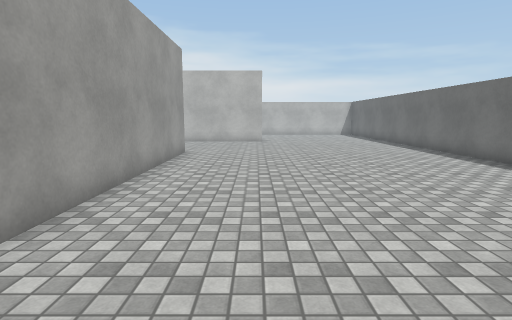
[1] (above)

20 first-person views from a walk through a 3-D level made in the Unity game engine. The camera is 1.4 m above the floor, tilts 8° down and sees 80° across. The floor is counted in squares, 1 m on a side. Each view is taken from the middle of a square. On the plan, view 1 faces up. The plan holds only what a view shows up to about 14 squares ahead; the rest is blank. The player character is not drawn. Surface patterns are stand-ins for the level's own textures.

[2]
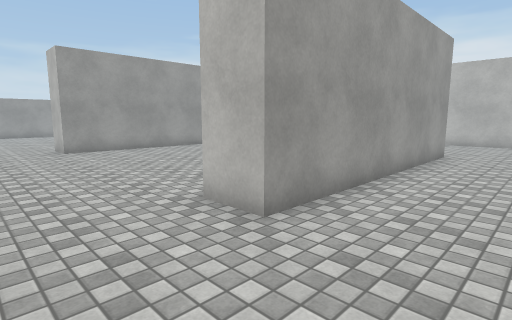

[3]
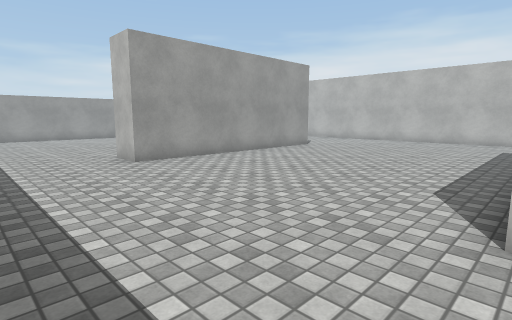

[4]
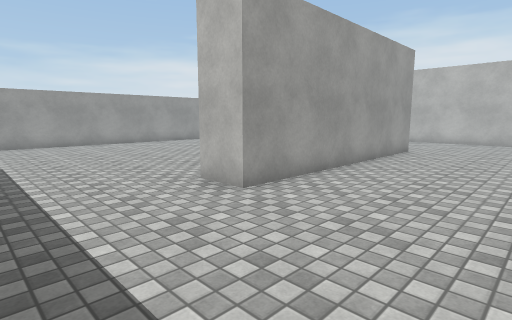

[5]
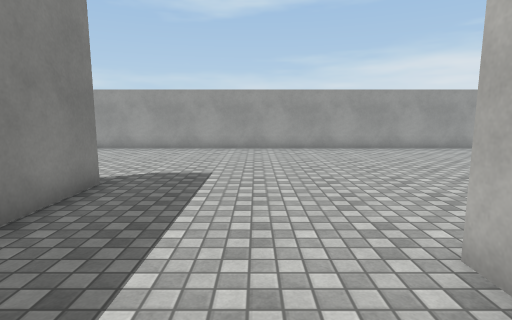

[6]
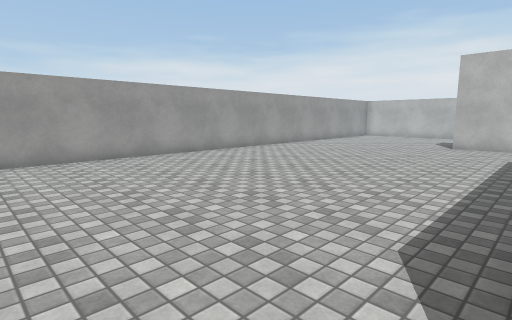

[7]
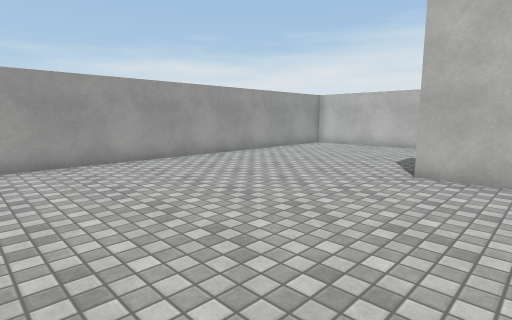

[8]
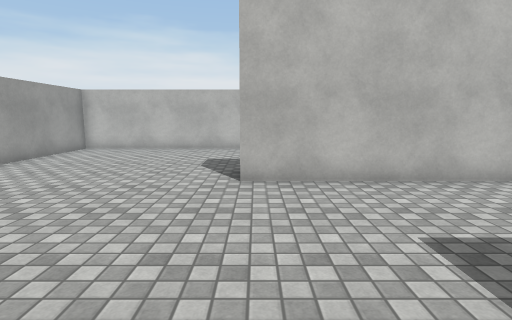

[9]
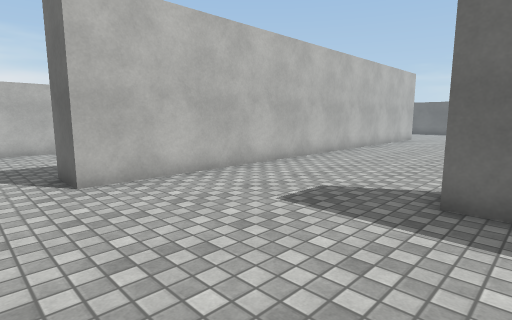

[10]
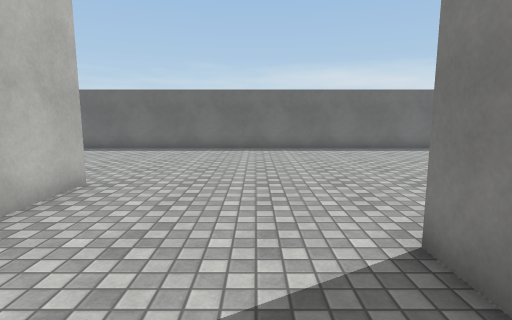

[11]
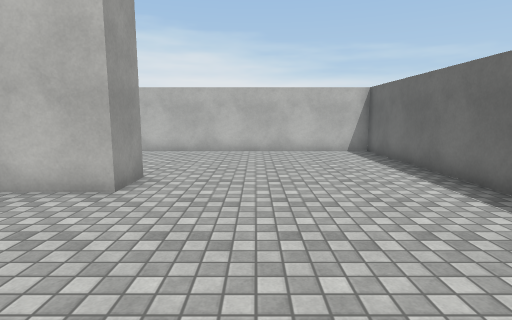

[12]
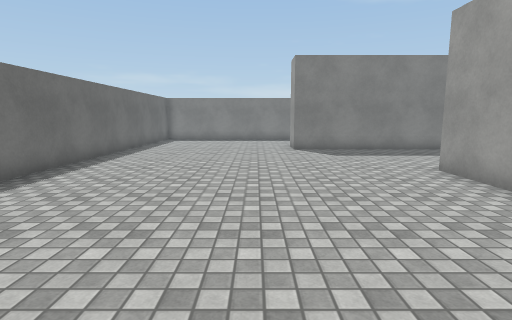

[13]
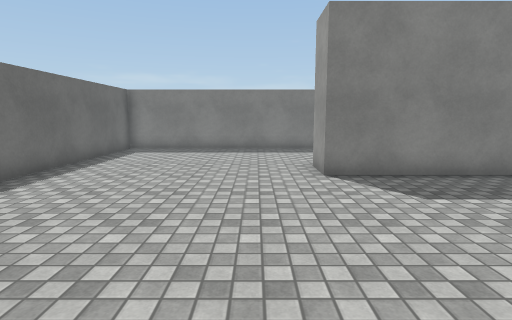

[14]
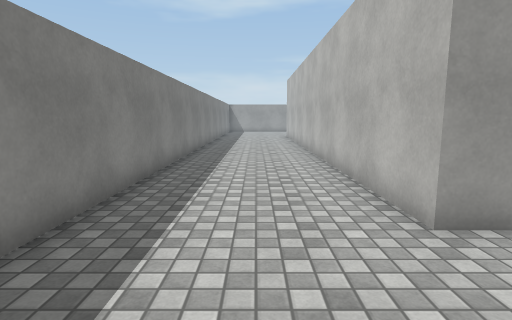

[15]
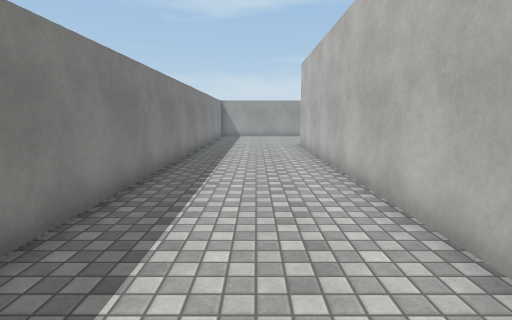

[16]
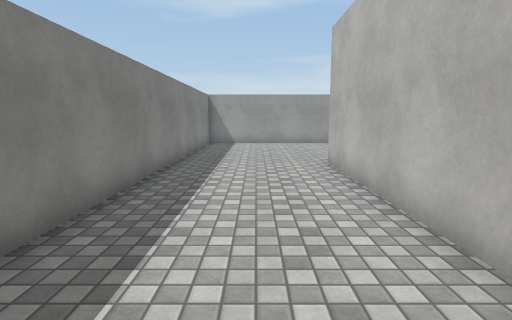

[17]
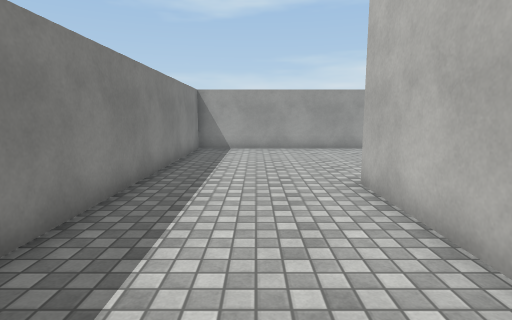

[18]
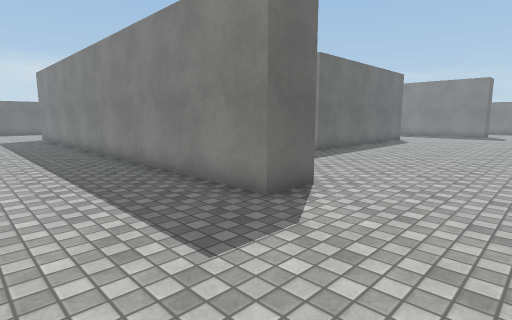

[19]
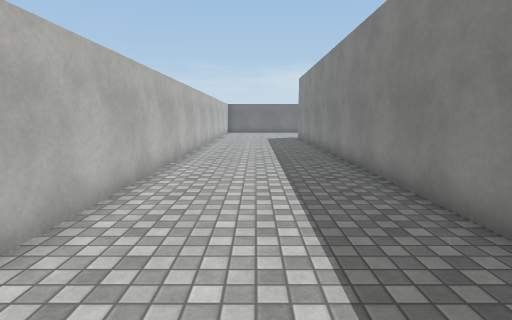

[20]
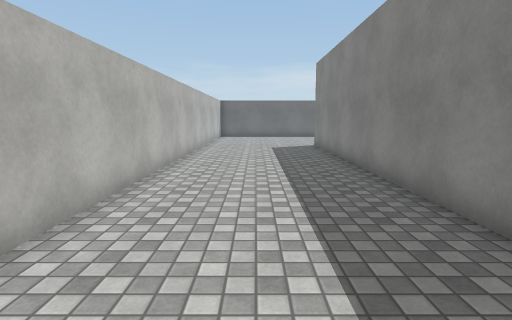

### Floor plan
Points are (right, up) in squares from view 1. A wall is a line through its corners. A room is listed if a view was taken in it or the views show most of it. See-through windows are left out.
Room 1 (views 1, 2, 3, 4, 5, 6, 7, 8, 9, 10, 11, 12, 13, 14, 15, 16, 17, 18, 19, 20)
walls: (-13.4, 12.2) (-13.4, 3) (-14.9, 3); (-14.8, 10.1) (-14.8, 12.2); (-4.1, 12.2) (-2.8, 12.2) (-2.8, 3) (-4.4, 3); (-6.5, 17.6) (-18.3, 17.6) (-18.3, 19.1) (-0.9, 19.1); (-6.1, -2.3) (0.3, -2.3) (0.3, -3.8) (-18.4, -3.8); (-18.4, -2.3) (-15.8, -2.3); (0.3, 19.1) (0.3, 17.6) (-2.5, 17.6); (7.6, 6.1) (7.6, 24.6) (-25.6, 24.6) (-25.6, -8.6) (7.6, -8.6) (7.6, 4.5)

Positions as (right, up) in squares from view 1, and headings:
1: (0, 0), facing up
2: (0, 0), facing up-left
3: (-4, -1), facing up-left
4: (-9, -1), facing up-left
5: (-12, 1), facing left
6: (-15, 2), facing up-left
7: (-16, 10), facing up-left
8: (-18, 11), facing up
9: (-20, 11), facing up-right
10: (-6, 14), facing right
11: (3, 12), facing up
12: (2, 11), facing down
13: (2, 5), facing down
14: (4, -6), facing left
15: (-3, -6), facing left
16: (-9, -6), facing left
17: (-12, -6), facing left
18: (-22, 23), facing down-right
19: (-21, 22), facing right
20: (-15, 22), facing right
